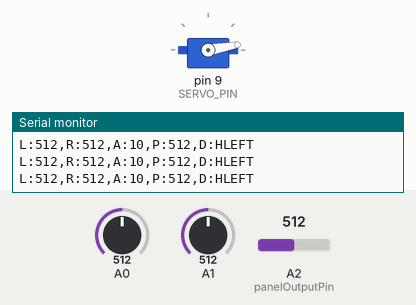
This sketch was run on a simulated Arduino Uno, built with avr-gcc and run on an emulated ATmega328P. On the bench: servo, the last lines printed to the serial monitor. Inputs (shaded band) come from the test bench; at power-on: A0 = 512, A1 = 512, A2 (panelOutputPin) = 512.

Above: at 1.7 s.
1.8 s: A0 set to 605
3.3 s: A0 set to 630
At 5.55 s:
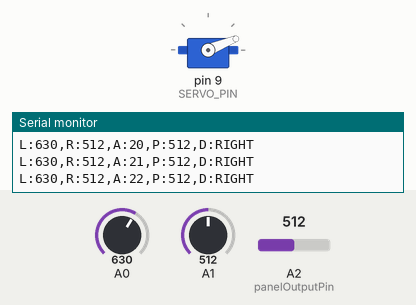
6.3 s: A1 set to 521
9.3 s: A1 set to 537
At 9.3 s:
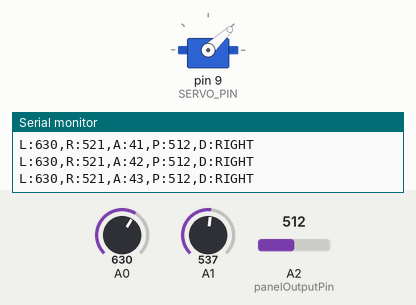
Timing chart, 0 to 12.3 s (numbered marks = the images above; inputs shaded):
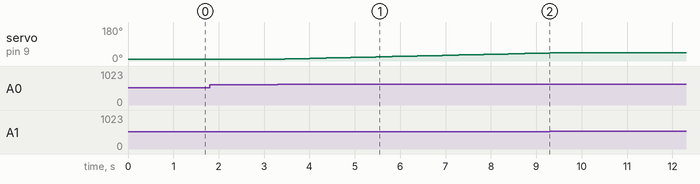

Measured:
- the behaviour switches between 612 and 613 on A0 (found by bisection; images 0 and 1)
- the behaviour switches between 529 and 530 on A1 (found by bisection; images 1 and 2)
- after the input at 3.3 s, servo on pin 9 (SERVO_PIN): moves from 10° to 26° over 2.7 s, starting after 0.15 s
- after the input at 9.3 s, servo on pin 9 (SERVO_PIN): stays 43° (without the input it goes to 44° after 0.18 s)

The sketch:

solar_tracker.ino
```cpp
#include <Servo.h>

Servo servo;

// ─────────────────────────────────────────────
// Pins
// ─────────────────────────────────────────────
const int eastLDR = A0;
const int westLDR = A1;
const int panelOutputPin = A2;

const int SERVO_PIN = 9;

// ─────────────────────────────────────────────
// Servo Limits
// ─────────────────────────────────────────────
const int SERVO_MIN = 10;    // East
const int SERVO_MAX = 100;   // West

// ─────────────────────────────────────────────
// Tracking Settings
// ─────────────────────────────────────────────
const int THRESHOLD = 100;
const int SERVO_STEP = 1;

// ─────────────────────────────────────────────
// Night Detection
// ─────────────────────────────────────────────
const int NIGHT_THRESHOLD = 300;
const int HOME_POSITION = SERVO_MIN;

// ─────────────────────────────────────────────
// State
// ─────────────────────────────────────────────
int servoPosition = HOME_POSITION;

const char* trackerState = "NIGHT";

// ─────────────────────────────────────────────
// Read Averaged Sensor Value
// ─────────────────────────────────────────────
int readAverage(int pin) {

  long total = 0;

  for (int i = 0; i < 5; i++) {

    total += analogRead(pin);

    delay(2);
  }

  return total / 5;
}

// ─────────────────────────────────────────────
// Move Servo
// ─────────────────────────────────────────────
void moveServo(int target) {

  target = constrain(target, SERVO_MIN, SERVO_MAX);

  if (target == servoPosition)
    return;

  servoPosition = target;

  servo.write(servoPosition);
}

// ─────────────────────────────────────────────
// Setup
// ─────────────────────────────────────────────
void setup() {

  Serial.begin(9600);

  servo.attach(SERVO_PIN);

  servo.write(HOME_POSITION);

  servoPosition = HOME_POSITION;

  delay(500);

  Serial.println("SolarSync Ready");
}

// ─────────────────────────────────────────────
// Main Loop
// ─────────────────────────────────────────────
void loop() {

  // Read Sensors
  int east = readAverage(eastLDR);
  int west = readAverage(westLDR);
  int panelOutput = readAverage(panelOutputPin);

  int error = east - west;

  int lightLevel = (east + west) / 2;

  // ─────────────────────────────────────────
  // NIGHT MODE
  // ─────────────────────────────────────────

  if (lightLevel < NIGHT_THRESHOLD) {

    if (servoPosition > HOME_POSITION) {

      moveServo(servoPosition - 1);

      trackerState = "RETRN";
    }
    else {

      trackerState = "NIGHT";
    }
  }

  // ─────────────────────────────────────────
  // DAY MODE
  // ─────────────────────────────────────────

  else {

    if (error > THRESHOLD) {

      // Move RIGHT

      if (servoPosition >= SERVO_MAX) {

        trackerState = "HRGHT";
      }
      else {

        moveServo(servoPosition + SERVO_STEP);

        trackerState = "RIGHT";
      }
    }

    else if (error < -THRESHOLD) {

      // Move LEFT

      if (servoPosition <= SERVO_MIN) {

        trackerState = "HLEFT";
      }
      else {

        moveServo(servoPosition - SERVO_STEP);

        trackerState = "LEFT ";
      }
    }

    else {

      // Aligned

      if (servoPosition <= SERVO_MIN) {

        trackerState = "HLEFT";
      }
      else if (servoPosition >= SERVO_MAX) {

        trackerState = "HRGHT";
      }
      else {

        trackerState = "CNTER";
      }
    }
  }

  // ─────────────────────────────────────────
  // Serial Output
  // Format:
  // L:820,R:310,A:75,P:412,D:RIGHT
  // ─────────────────────────────────────────

  Serial.print("L:");
  Serial.print(east);

  Serial.print(",R:");
  Serial.print(west);

  Serial.print(",A:");
  Serial.print(servoPosition);

  Serial.print(",P:");
  Serial.print(panelOutput);

  Serial.print(",D:");
  Serial.println(trackerState);

  delay(150);
}
```
